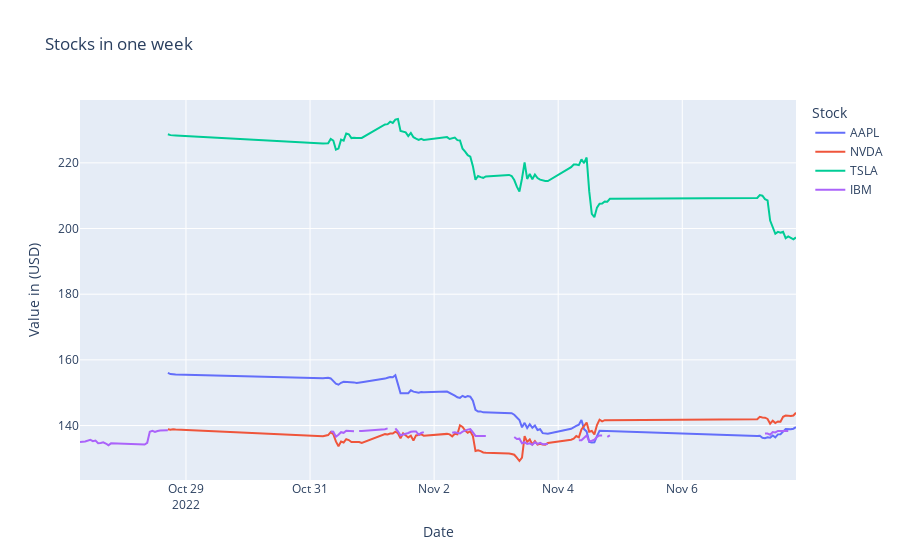

This figure's notebook cell:
### Code cell
import plotly.express as px

px.line(
    stocks,
    x=stocks.index,
    y=symbols,
    labels={"variable": "Stock", "value": "Value in (USD)", "index": "Date"},
    title="Stocks in one week",
)
